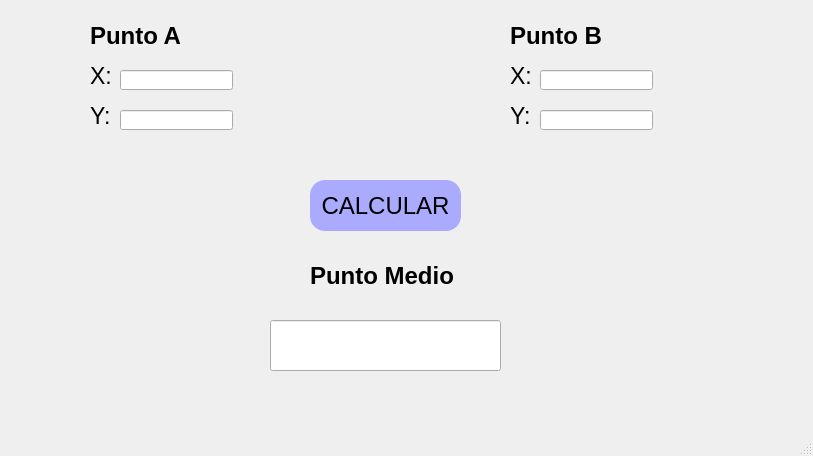
<?xml version="1.0" encoding="UTF-8"?>
<ui version="4.0">
 <class>MainWindow</class>
 <widget class="QMainWindow" name="MainWindow">
  <property name="geometry">
   <rect>
    <x>0</x>
    <y>0</y>
    <width>813</width>
    <height>456</height>
   </rect>
  </property>
  <property name="windowTitle">
   <string>MainWindow</string>
  </property>
  <widget class="QWidget" name="centralwidget">
   <widget class="QLineEdit" name="txt_ax">
    <property name="geometry">
     <rect>
      <x>120</x>
      <y>70</y>
      <width>113</width>
      <height>20</height>
     </rect>
    </property>
    <property name="font">
     <font>
      <pointsize>13</pointsize>
     </font>
    </property>
    <property name="toolTip">
     <string>Introduzca un número</string>
    </property>
   </widget>
   <widget class="QLabel" name="ax">
    <property name="geometry">
     <rect>
      <x>90</x>
      <y>60</y>
      <width>21</width>
      <height>31</height>
     </rect>
    </property>
    <property name="font">
     <font>
      <pointsize>17</pointsize>
     </font>
    </property>
    <property name="text">
     <string>X:</string>
    </property>
   </widget>
   <widget class="QLabel" name="lbl_a">
    <property name="geometry">
     <rect>
      <x>90</x>
      <y>20</y>
      <width>151</width>
      <height>31</height>
     </rect>
    </property>
    <property name="font">
     <font>
      <pointsize>18</pointsize>
      <weight>75</weight>
      <bold>true</bold>
     </font>
    </property>
    <property name="text">
     <string>Punto A</string>
    </property>
   </widget>
   <widget class="QLabel" name="ay">
    <property name="geometry">
     <rect>
      <x>90</x>
      <y>100</y>
      <width>21</width>
      <height>31</height>
     </rect>
    </property>
    <property name="font">
     <font>
      <pointsize>17</pointsize>
     </font>
    </property>
    <property name="text">
     <string>Y:</string>
    </property>
   </widget>
   <widget class="QLineEdit" name="txt_ay">
    <property name="geometry">
     <rect>
      <x>120</x>
      <y>110</y>
      <width>113</width>
      <height>20</height>
     </rect>
    </property>
    <property name="font">
     <font>
      <pointsize>13</pointsize>
     </font>
    </property>
    <property name="toolTip">
     <string>Introduzca un número</string>
    </property>
   </widget>
   <widget class="QLineEdit" name="txt_by">
    <property name="geometry">
     <rect>
      <x>540</x>
      <y>110</y>
      <width>113</width>
      <height>20</height>
     </rect>
    </property>
    <property name="font">
     <font>
      <pointsize>13</pointsize>
     </font>
    </property>
    <property name="toolTip">
     <string>Introduzca un número</string>
    </property>
   </widget>
   <widget class="QLabel" name="bx">
    <property name="geometry">
     <rect>
      <x>510</x>
      <y>60</y>
      <width>21</width>
      <height>31</height>
     </rect>
    </property>
    <property name="font">
     <font>
      <pointsize>17</pointsize>
     </font>
    </property>
    <property name="text">
     <string>X:</string>
    </property>
   </widget>
   <widget class="QLabel" name="lbl_b">
    <property name="geometry">
     <rect>
      <x>510</x>
      <y>20</y>
      <width>151</width>
      <height>31</height>
     </rect>
    </property>
    <property name="font">
     <font>
      <pointsize>18</pointsize>
      <weight>75</weight>
      <bold>true</bold>
     </font>
    </property>
    <property name="text">
     <string>Punto B</string>
    </property>
   </widget>
   <widget class="QLineEdit" name="txt_bx">
    <property name="geometry">
     <rect>
      <x>540</x>
      <y>70</y>
      <width>113</width>
      <height>20</height>
     </rect>
    </property>
    <property name="font">
     <font>
      <pointsize>13</pointsize>
     </font>
    </property>
    <property name="toolTip">
     <string>Introduzca un número</string>
    </property>
   </widget>
   <widget class="QLabel" name="by">
    <property name="geometry">
     <rect>
      <x>510</x>
      <y>100</y>
      <width>21</width>
      <height>31</height>
     </rect>
    </property>
    <property name="font">
     <font>
      <pointsize>17</pointsize>
     </font>
    </property>
    <property name="text">
     <string>Y:</string>
    </property>
   </widget>
   <widget class="QPushButton" name="btn_calc">
    <property name="geometry">
     <rect>
      <x>310</x>
      <y>180</y>
      <width>151</width>
      <height>51</height>
     </rect>
    </property>
    <property name="font">
     <font>
      <pointsize>18</pointsize>
     </font>
    </property>
    <property name="styleSheet">
     <string notr="true">background-color: rgb(170, 170, 255);
border-radius: 15px;</string>
    </property>
    <property name="text">
     <string>CALCULAR</string>
    </property>
   </widget>
   <widget class="QLabel" name="lbl_medio">
    <property name="geometry">
     <rect>
      <x>310</x>
      <y>260</y>
      <width>161</width>
      <height>31</height>
     </rect>
    </property>
    <property name="font">
     <font>
      <pointsize>18</pointsize>
      <weight>75</weight>
      <bold>true</bold>
     </font>
    </property>
    <property name="text">
     <string>Punto Medio</string>
    </property>
   </widget>
   <widget class="QLineEdit" name="txt_medio">
    <property name="geometry">
     <rect>
      <x>270</x>
      <y>320</y>
      <width>231</width>
      <height>51</height>
     </rect>
    </property>
    <property name="font">
     <font>
      <pointsize>18</pointsize>
     </font>
    </property>
    <property name="alignment">
     <set>Qt::AlignCenter</set>
    </property>
   </widget>
  </widget>
  <widget class="QMenuBar" name="menubar">
   <property name="geometry">
    <rect>
     <x>0</x>
     <y>0</y>
     <width>813</width>
     <height>22</height>
    </rect>
   </property>
  </widget>
  <widget class="QStatusBar" name="statusbar"/>
 </widget>
 <resources/>
 <connections/>
</ui>
